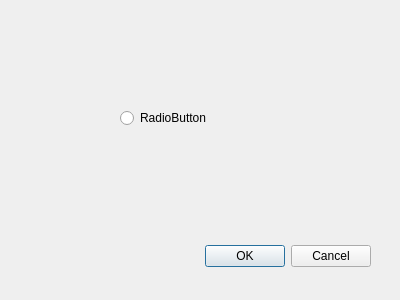
<?xml version="1.0" encoding="UTF-8"?>
<ui version="4.0">
 <class>Dialog</class>
 <widget class="QDialog" name="Dialog">
  <property name="geometry">
   <rect>
    <x>0</x>
    <y>0</y>
    <width>400</width>
    <height>300</height>
   </rect>
  </property>
  <property name="windowTitle">
   <string>Dialog</string>
  </property>
  <widget class="QDialogButtonBox" name="buttonBox">
   <property name="geometry">
    <rect>
     <x>30</x>
     <y>240</y>
     <width>341</width>
     <height>32</height>
    </rect>
   </property>
   <property name="orientation">
    <enum>Qt::Horizontal</enum>
   </property>
   <property name="standardButtons">
    <set>QDialogButtonBox::Cancel|QDialogButtonBox::Ok</set>
   </property>
  </widget>
  <widget class="QRadioButton" name="radioButton">
   <property name="geometry">
    <rect>
     <x>120</x>
     <y>110</y>
     <width>89</width>
     <height>16</height>
    </rect>
   </property>
   <property name="text">
    <string>RadioButton</string>
   </property>
  </widget>
 </widget>
 <resources/>
 <connections>
  <connection>
   <sender>buttonBox</sender>
   <signal>accepted()</signal>
   <receiver>Dialog</receiver>
   <slot>accept()</slot>
   <hints>
    <hint type="sourcelabel">
     <x>248</x>
     <y>254</y>
    </hint>
    <hint type="destinationlabel">
     <x>157</x>
     <y>274</y>
    </hint>
   </hints>
  </connection>
  <connection>
   <sender>buttonBox</sender>
   <signal>rejected()</signal>
   <receiver>Dialog</receiver>
   <slot>reject()</slot>
   <hints>
    <hint type="sourcelabel">
     <x>316</x>
     <y>260</y>
    </hint>
    <hint type="destinationlabel">
     <x>286</x>
     <y>274</y>
    </hint>
   </hints>
  </connection>
 </connections>
</ui>
